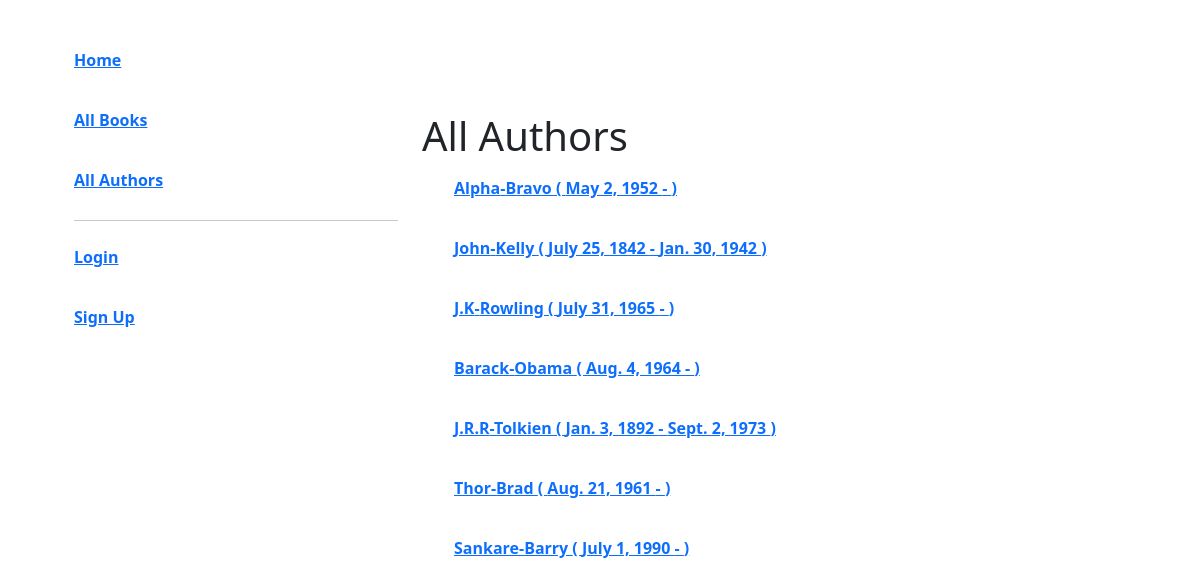
Page /allauthors/ on the committed database.
### catalog/models.py (models this page shows, shortened)
class Author(models.Model):
    first_name = models.CharField(max_length=50)
    last_name = models.CharField(max_length=50)
    date_of_birth = models.DateField('DOB', null=True, blank=True)
    date_of_death = models.DateField('Died', null=True, blank=True)
    def get_absolute_url(self):
        return reverse('author', args=[str(self.id)])

### catalog/views.py (the view)
# urls.py: path('allauthors/', views.AllAuthorsListView.as_view(), name='all-authors'),
class AllAuthorsListView(generic.ListView):
    model = Author
    template_name = "catalog/all_authors.html"

### templates/catalog/all_authors.html
{% extends "base.html" %}
{% block content %}
  <h1>All Authors</h1>
  {% if author_list %}
      <ul>
        {% for author in author_list %}
        <li>
          <a href="{{ author.get_absolute_url }}">
            {{ author.first_name}}-{{ author.last_name}}
            ({% if author.date_of_birth %}
              {{ author.date_of_birth }}
            {% endif %}
            -
            {% if author.date_of_death %}
              {{ author.date_of_death }}
            {% endif %})
          </a>
        </li>
        {% endfor %}
      </ul>
  {% endif %}
{% endblock %}

### templates/base.html (shortened to what this page needs)
{% load static %}
<!doctype html>
<html lang="en">
  <head>
    <link href="https://cdn.jsdelivr.net/npm/bootstrap@5.2.0-beta1/dist/css/bootstrap.min.css" rel="stylesheet">
    <link rel="stylesheet" href="{% static 'css/style.css' %}">
  </head>
  <body>
    <div class="container">
      <div class="row">
        <div class="col-4">
          <ul>
            <li><a href="{% url 'home' %}">Home</a></li>
            <li><a href="{% url 'all-books' %}">All Books</a></li>
            <li><a href="{% url 'all-authors' %}">All Authors</a></li>
            <hr>
            {% if user.is_authenticated %}
              <p>Hello: <strong>{{user.get_username}}</strong></p>
              {% if user.is_staff %}
                <p>Staff</p>
                <li><a href="{% url 'borrowed-users' %}">Borrowed User</a></li>
                <li><a href="{% url 'add-book' %}">Add New Book</a></li>
              {% endif %}
                <li><a href="{% url 'borrowed-books' %}">Borrowed Books</a></li>
                <li><a href="{% url 'logout' %}?next={{request.path}}">Logout</a></li>
            {% else %}
              <li><a href="{% url 'login' %}?next={{request.path}}">Login</a></li>
              <li><a href="{% url 'registration' %}?next={{request.path}}">Sign Up</a></li>
            {% endif %}
          </ul>
        </div>
        <div class="col-8">
          <div class="mt-5 pt-4">
          </div>
          {% block content %}
          {% endblock %}
        </div>
      </div>
    </div>
  </body>
</html>

### static/css/style.css (style rules this page uses)
.container { margin-top: 40px; }
li { list-style: none; margin-bottom: 20px; line-height: 40px; font-weight: bolder; }

### rows in the picture
Author: first_name "Alpha", last_name "Bravo", date_of_birth "May 2, 1952"
Author: first_name "John", last_name "Kelly", date_of_birth "July 25, 1842", date_of_death "Jan. 30, 1942"
Author: first_name "J.K", last_name "Rowling", date_of_birth "July 31, 1965"
Author: first_name "Barack", last_name "Obama", date_of_birth "Aug. 4, 1964"
Author: first_name "J.R.R", last_name "Tolkien", date_of_birth "Jan. 3, 1892", date_of_death "Sept. 2, 1973"
Author: first_name "Thor", last_name "Brad", date_of_birth "Aug. 21, 1961"
Author: first_name "Sankare", last_name "Barry", date_of_birth "July 1, 1990"
